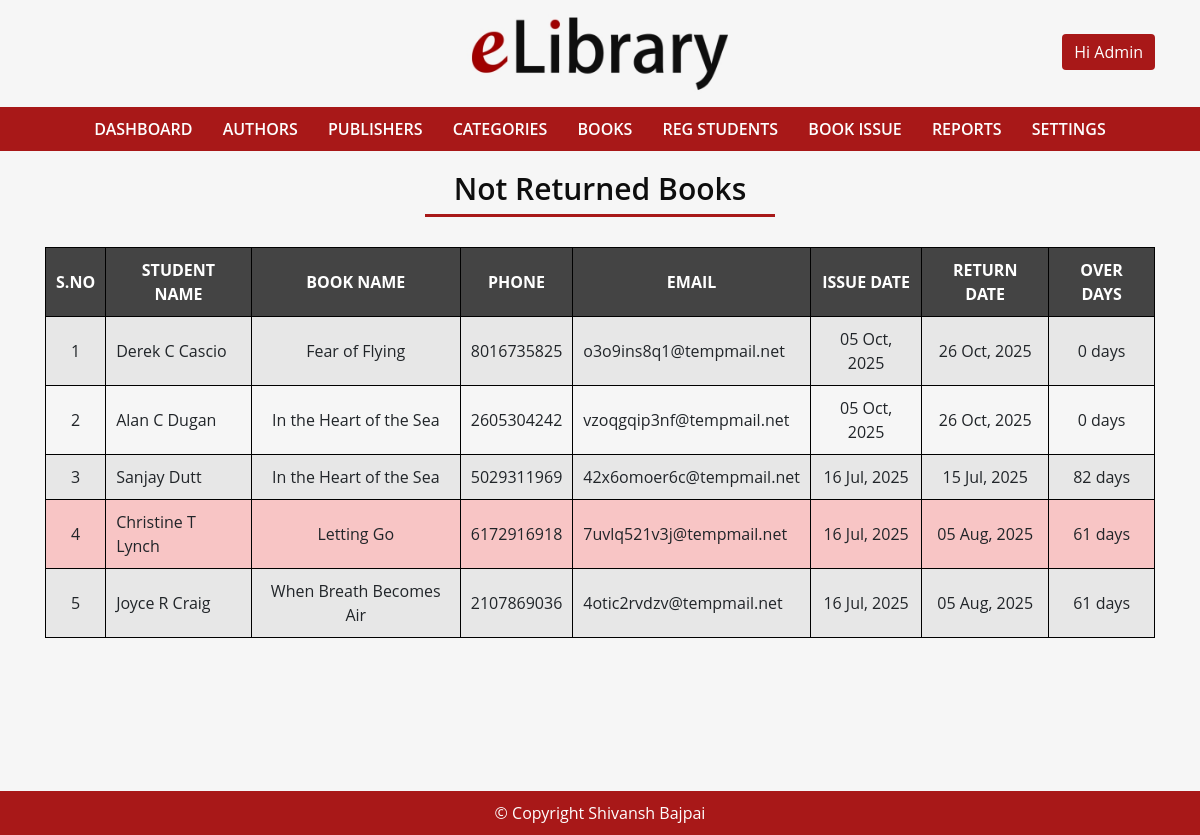
Screenshot of /not-returned.php (signed in) with the database file from the repository.
### tables this page shows
CREATE TABLE `book_issue` (
  `issue_id` int(11) NOT NULL,
  `issue_name` varchar(50) NOT NULL,
  `issue_book` varchar(40) NOT NULL,
  `issue_date` date DEFAULT NULL,
  `return_date` date DEFAULT NULL,
  `issue_status` varchar(10) NOT NULL,
  `return_day` date DEFAULT NULL,
  `fine` int(11) DEFAULT NULL
);

CREATE TABLE `student` (
  `student_id` int(11) NOT NULL,
  `student_name` varchar(50) NOT NULL,
  `student_address` varchar(100) NOT NULL,
  `student_gender` varchar(10) NOT NULL,
  `student_class` varchar(30) NOT NULL,
  `student_age` int(11) NOT NULL,
  `student_phone` varchar(12) NOT NULL,
  `student_email` varchar(30) NOT NULL
);

CREATE TABLE `book` (
  `book_id` int(11) NOT NULL,
  `book_name` varchar(50) NOT NULL,
  `book_category` varchar(30) NOT NULL,
  `book_author` varchar(50) NOT NULL,
  `book_publisher` varchar(40) NOT NULL,
  `book_status` varchar(10) NOT NULL
);

### not-returned.php (the view, shortened to what this page needs)
<?php include "header.php" ?>
<div id="admin-content">
    <div class="container">
        <div class="row">
            <div class="offset-md-4 col-md-4">
                <h2 class="admin-heading text-center">Not Returned Books</h2>
            </div>
        </div>
        <?php
        $sql = "SELECT book_issue.issue_id,book_issue.issue_name,book_issue.issue_book,book_issue.issue_status,
                  book_issue.issue_date,book_issue.return_date,student.student_id,student.student_phone,student.student_email,student.student_name,book.book_name FROM book_issue
                  LEFT JOIN student ON book_issue.issue_name = student.student_id
                  LEFT JOIN book ON book_issue.issue_book = book.book_id
                  ORDER BY book_issue.issue_id DESC";
        $result = mysqli_query($conn, $sql) or die("SQL query failed.");
        if(mysqli_num_rows($result) > 0){ ?>
        <div class="row">
            <div class="col-md-12">
              <table class="content-table">
                  <thead>
                    <th>S.No</th>
                    <th>Student Name</th>
                    <th>Book Name</th>
                    <th>Phone</th>
                    <th>Email</th>
                    <th>Issue Date</th>
                    <th>Return Date</th>
                    <th>Over Days</th>
                  </thead>
                  <tbody>
                    <?php $serial = 1;
                    while($row = mysqli_fetch_assoc($result)) {
                    if((date('Y-m-d') > $row['return_date']) && $row['issue_status'] == "N"){
                    $over = 'style="background:rgba(255,0,0,0.2)"';
                    }else{ $over = ''; }?>
                    <tr <?php echo $over; ?> >
                      <td><?php echo $serial; ?></td>
                      <td><?php echo $row['student_name']; ?></td>
                      <td><?php echo $row['book_name']; ?></td>
                      <td><?php echo $row['student_phone']; ?></td>
                      <td><?php echo $row['student_email']; ?></td>
                      <td><?php echo date('d M, Y',strtotime($row['issue_date'])); ?></td>
                      <td><?php echo date('d M, Y',strtotime($row['return_date'])); ?></td>
                      <td>
                      <?php
                          $date1 = date_create(date('Y-m-d'));
                          $date2 = date_create($row['return_date']);
                          if($date1 > $date2){
                            $diff = date_diff($date1,$date2);
                            echo $days = $diff->format('%a days');
                          }else{
                            echo '0 days';
                          } ?>
                      </td>
                    </tr>
                    <?php $serial++; } ?>
                  </tbody>
              </table>
            </div>
        </div>
        <?php } ?>
    </div>
</div>
<?php include "footer.php" ?>

### css/style.css (style rules this page uses)
body { background: #F6F6F6; font-family: 'Open Sans', sans-serif; }
#admin-content { min-height: 80vh; padding: 20px 0 40px; }
#admin-content .admin-heading { color: #0E0E0E; font-size: 30px; font-weight: 600; margin: 0 0 40px; position: relative; }
#admin-content .admin-heading:after { content : ""; background: #A00000; width: 100%; height: 3px; opacity: 0.9; position: absolute; left: 0; bottom: -10px; }
#admin-content .content-table { width: 100%; margin: 0 0 20px; }
#admin-content .content-table thead { background: #444; color: #fff; }
#admin-content .content-table th { text-align: center; text-transform: uppercase; border: 1px solid #000; padding: 10px; }
#admin-content .content-table tbody tr:nth-child(odd) { background: #e7e7e7; }
#admin-content .content-table tbody tr:nth-child(even) { background: transparent; }
#admin-content .content-table tbody td { text-align: center; border: 1px solid #000; padding: 10px; }
#admin-content .content-table tbody td:nth-child(2), #admin-content .content-table tbody td:nth-child(5) { text-align: left; }

### rows the page displays
book_issue: student.student_name "Derek C Cascio", book.book_name "Fear of Flying", student.student_phone "8016735825", student.student_email "o3o9ins8q1@tempmail.net", issue_date "05 Oct, 2025", return_date "26 Oct, 2025", shows "0 days"
book_issue: student.student_name "Alan C Dugan", book.book_name "In the Heart of the Sea", student.student_phone "2605304242", student.student_email "vzoqgqip3nf@tempmail.net", issue_date "05 Oct, 2025", return_date "26 Oct, 2025", shows "0 days"
book_issue: student.student_name "Sanjay Dutt", book.book_name "In the Heart of the Sea", student.student_phone "5029311969", student.student_email "42x6omoer6c@tempmail.net", issue_date "16 Jul, 2025", return_date "15 Jul, 2025", return_date "82 days"
book_issue: student.student_name "Christine T Lynch", book.book_name "Letting Go", student.student_phone "6172916918", student.student_email "7uvlq521v3j@tempmail.net", issue_date "16 Jul, 2025", return_date "05 Aug, 2025", return_date "61 days"
book_issue: student.student_name "Joyce R Craig", book.book_name "When Breath Becomes Air", student.student_phone "2107869036", student.student_email "4otic2rvdzv@tempmail.net", issue_date "16 Jul, 2025", return_date "05 Aug, 2025", return_date "61 days"
